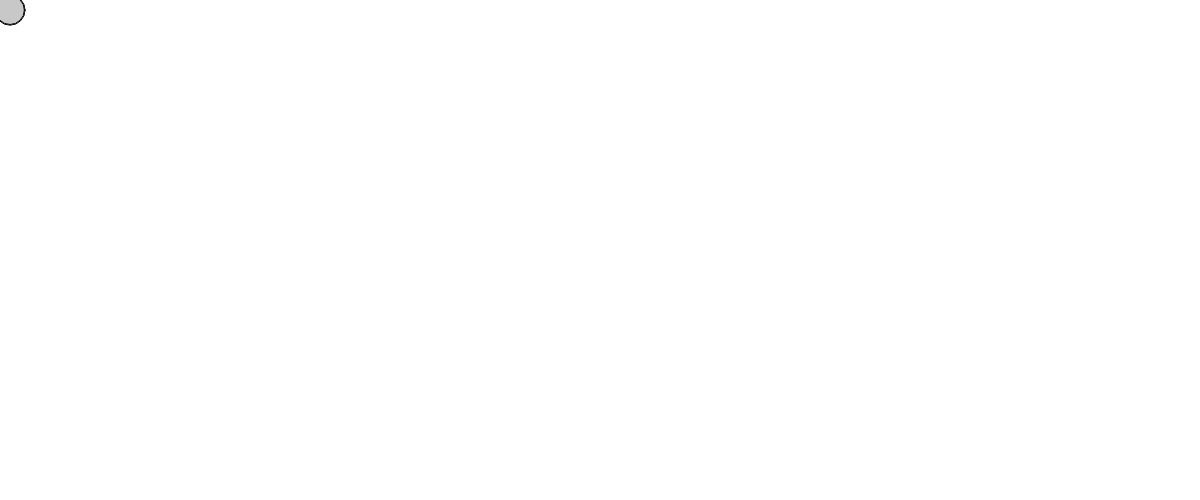
Frame 1 (no input)
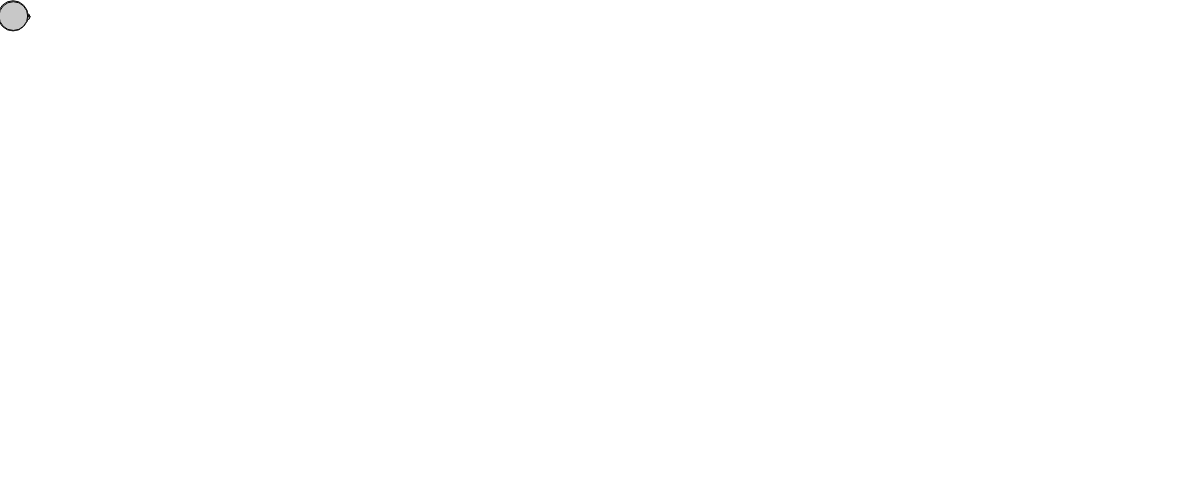
Frame 60 (no input)
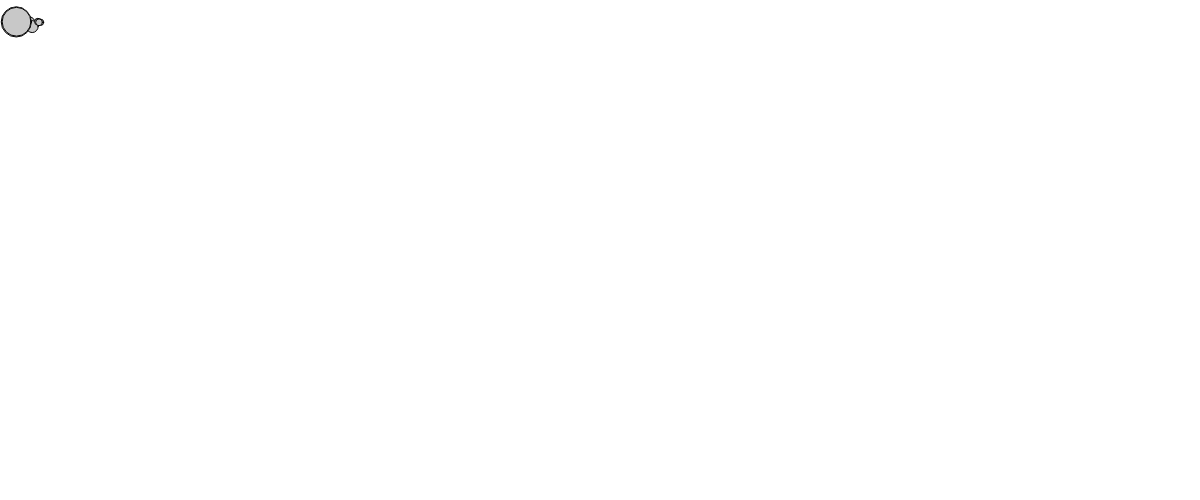
Frame 120 (the mouse pressed at the canvas centre since frame 60)

The p5.js sketch that drew these frames (run headless with seeded random() and noise() and a simulated clock; from frame 60 on, the mouse is pressed at the canvas centre):

// p5.js sketch
// ── sketch.js
var m = [];
var time = 0;

function setup() {
    createCanvas(windowWidth,500);
    
    for(var i = 0; i < 25; i++) {
        m[i] = new Mover(random(0.3,2));
        time+=0.1;
    }
}

function draw() {
    background(255);
    
    var wind = createVector(0.1,0);
    
    for(var i = 0; i < m.length; i++) {
        
        var mass1 = m[i].mass;
        var gravity = createVector(0,0.1*mass1);
        
        frictionPockets();
        
        m[i].applyForce(wind);
        m[i].applyForce(gravity);
        m[i].update();
        m[i].display();
        m[i].checkEdges();
    }
}

function frictionPockets() {
    for(var i = 0; i < m.length; i++) {
        
        var c = 0.01;
        var friction = m[i].vel.copy();
        friction.mult(-1);
        friction.normalize();
        friction.mult(c);
        
        if(m[i].loc.x >= 0 && m[i].loc.x <= 100) {
            
            m[i].applyForce(friction);
            
        } else if(m[i].loc.x >= 450 && m[i].loc.x <= 550) {
            var f = p5.Vector.mult(friction, -1);
            m[i].applyForce(f);
        }
    }
}
// ── mover.js
function Mover(m) {
    //initialising the location, acceleration and velocity vectors
    this.loc = createVector(10,10);
    this.vel = createVector(0,0);
    this.acc = createVector(0,0);
    
    this.mass = m;
    
    //Newton's second law.
    this.applyForce = function(force) {
        //REcieve a force, divide by mass, and add to acceleration.
        this.f = p5.Vector.div(force, this.mass);
        this.acc.add(this.f);
    }
    
    this.update = function() {
        //motion 101 - assigning velocity to acceleration, limiting velocity then changing location based on velocity
        this.vel.add(this.acc);
        this.vel.limit(this.topspeed);
        this.loc.add(this.vel);
        this.acc.mult(0);
    }
    
    
    this.display = function() {
        stroke(0);
        fill(200);
        //drawing the mover
        ellipse(this.loc.x, this.loc.y, this.mass*16, this.mass*16);
    }
    
    
    this.checkEdges = function() {
        //checks if mover has reached max/min width and if so setting location to opposite side
        if(this.loc.x > width) {
            this.loc.x = width;
            this.vel.x *= -1;
        } else if (this.loc.x < 0) {
            this.vel.x *= -1;
            this.loc.x = 0;
        }
        
        if(this.loc.y > height) {
            this.vel.y *= -1;
            this.loc.y = height;
        } else if (this.loc.y < 0) {
            this.loc.y = 0;
            this.vel.y *= -1;
        }
    }
}
